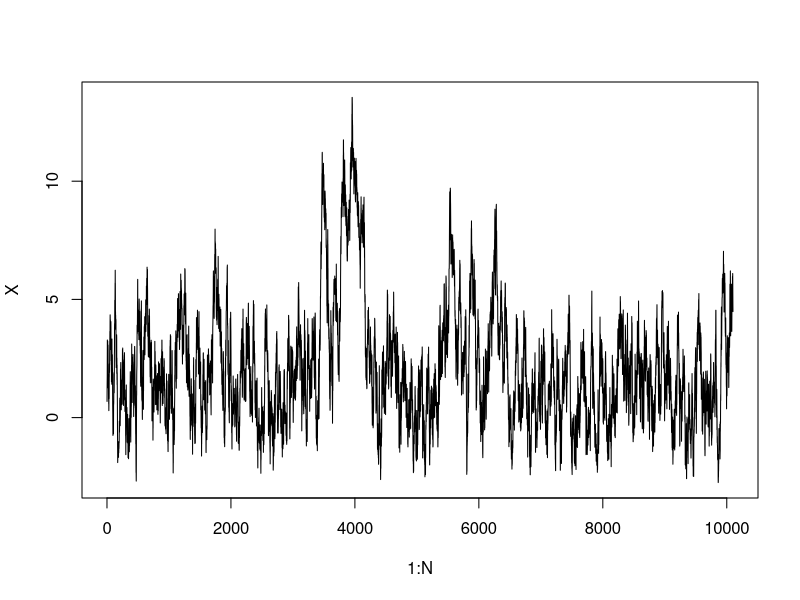
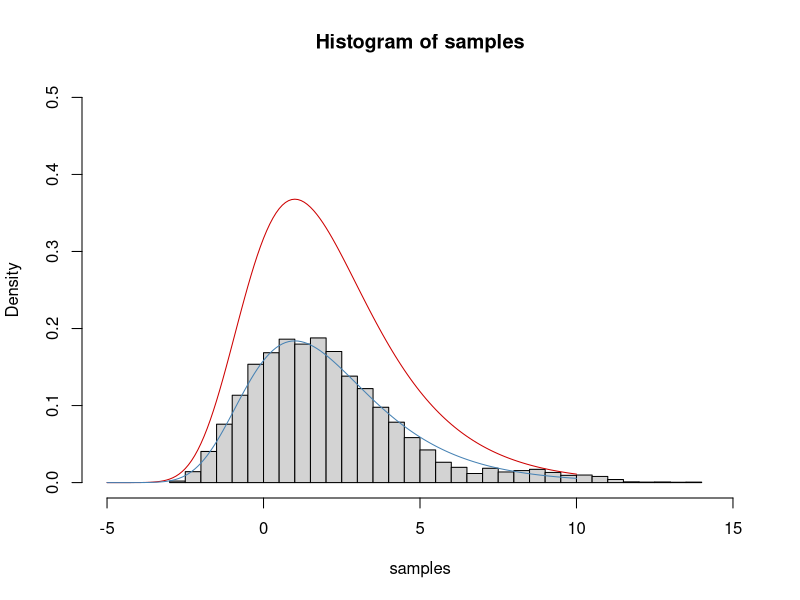

The R script that drew these images, in order:
# Metropolis
# Author: Cleiton Moya de Almeida

# Clear the plots, environment and console
graphics.off()
rm(list = ls())
cat("\014")

set.seed(42)

### SIMULATION PARAMETERS
# Target density - Gumbel distribution

mu_t <- 1
beta_t <- 2
# Target density
f <- function(x) {
    z <- (x - mu_t) / beta_t
    (1/beta_t) * exp(-(z + exp(-z)))
}

# Target function (unormalized)
g <- function(x){
    z <- (x - mu_t)/beta_t
    exp(-(z + exp(-z)))
}

# Sample from proposed distribion
sample_xprop <- function(mu, sigma_p){
    x <- rnorm(1, mean=mu, sd=sigma_p)
    return(x)
}

N <- 10100 # number of steps
burnin <- 100

# Propsosed distribution
sigma_p <- 0.5

x <- 0          # initial value
na <- 0         # number of accepted value
X <- numeric(N) # samples

# Main loop
for (n in 1:N){

    # Draw a proposed value
    x_prop <- sample_xprop(x, sigma_p)

    # Accpeting probability
    p <- g(x_prop) / g(x)
    u <- runif(1)
    if (u < p){
        x <- x_prop
        na <- na + 1
    }
    X[n] <- x
}

ar <- na/N
print(noquote(sprintf("Accepance ratio: %.2f", ar)))

#####
x_ <- seq(-5,10,0.1)
samples <- X[burnin:N]

plot(1:N, X, type="l")

hist(samples, breaks=50, freq=FALSE, xlim=c(-5,15), ylim=c(0,0.5))
lines(x_, g(x_), col="red3")
lines(x_, f(x_), col="steelblue")
